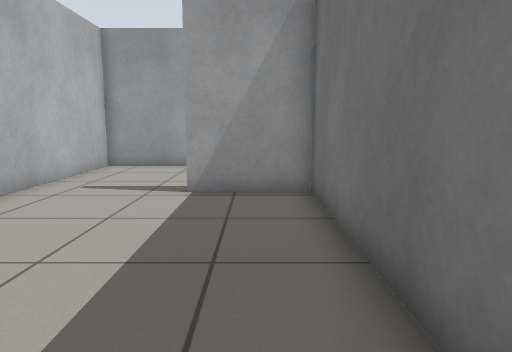
[1] (above)

15 first-person views from a walk through a Gazebo world. The camera is 0.78 m above the floor, tilts 8° down and sees 70° across. The floor is counted in squares, 0.5 m on a side. Each view is taken from the middle of a square. On the plan, view 1 faces up. The plan holds only what a view shows up to about 16 squares ahead; the rest is blank.

[2]
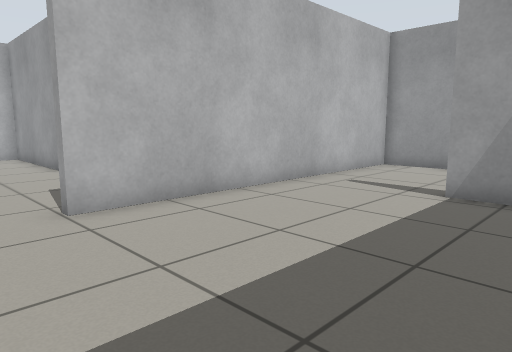

[3]
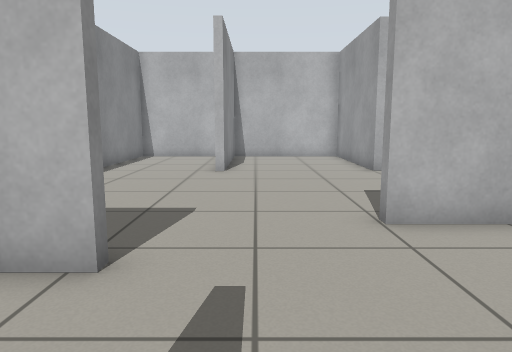

[4]
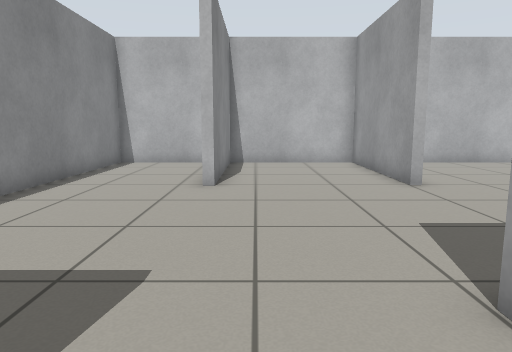

[5]
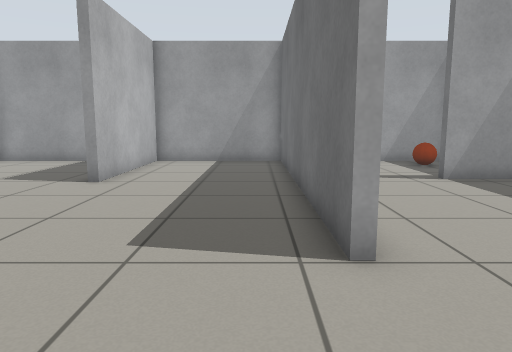

[6]
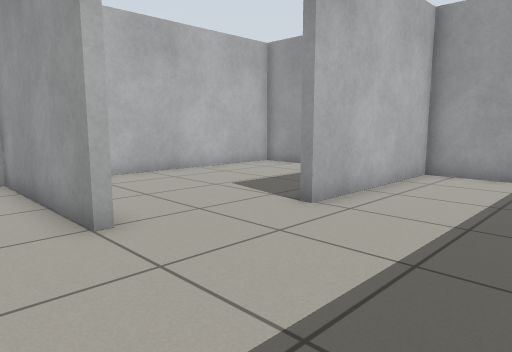

[7]
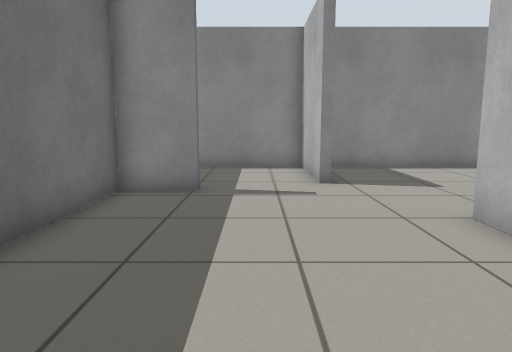

[8]
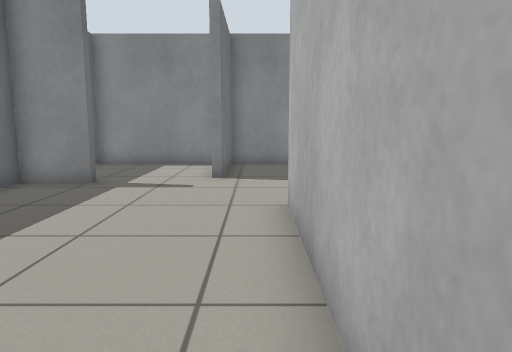

[9]
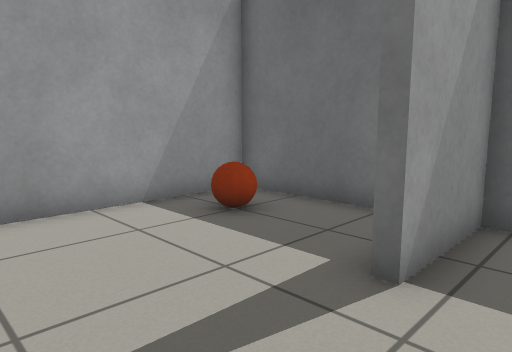

[10]
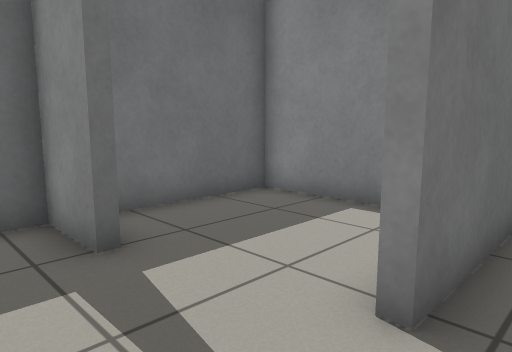

[11]
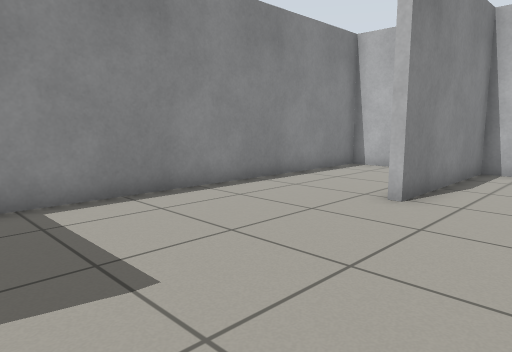

[12]
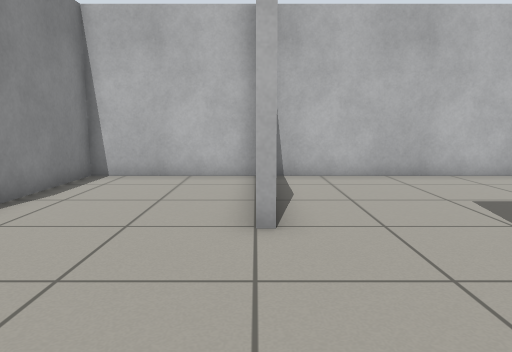

[13]
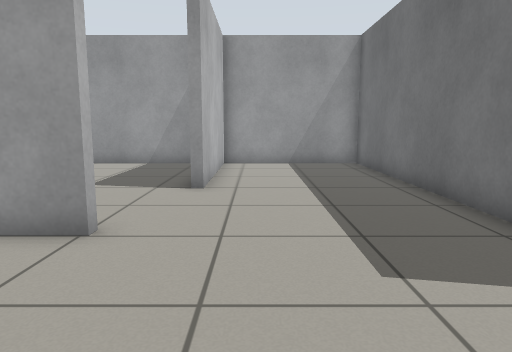

[14]
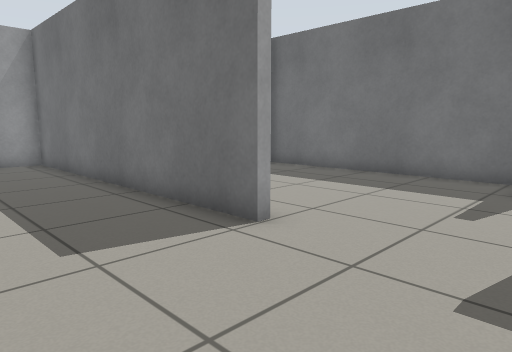

[15]
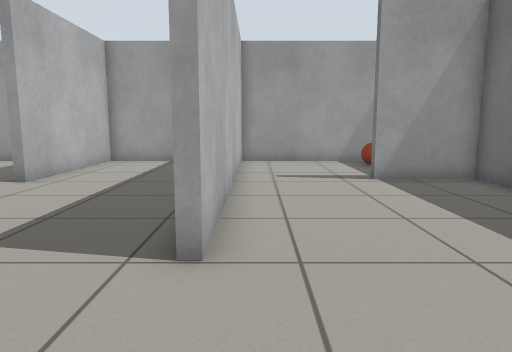

### Floor plan
Points are (right, up) in squares from view 1. A wall is a line through its corners. A room is listed if a view was taken in it or the views show most of it. See-through windows are left out.
Room 1 (views 1, 2, 3, 4, 7, 9, 11)
walls: (-0.6, -0.7) (1.3, -0.7) (1.3, 8.4) (-1.6, 8.4); (-4, -1.7) (-3.7, -1.7) (-3.7, -5.6) (1.3, -5.6) (1.3, -1.7); (-5.6, 8.4) (-5.6, 2)
ways out: opening at (-4.2, 0.5) to room 2; opening at (-3.5, 9) to room 3
Room 2 (views 5, 6, 10, 12, 13, 14, 15)
walls: (-12.2, 4) (-18.1, 4) (-18.1, -1.1) (-12.2, -1.1); (-5.6, 2) (-5.9, 2) (-5.9, 13.8) (-11.3, 13.8) (-11.3, 7.9); (-18.1, -2.1) (-18.1, -5.6) (-4, -5.6) (-4, -1.7)
ways out: opening at (-4.2, 0.5) to room 1; opening at (-12.3, 6) to room 4
Room 3 (view 8)
walls: (1.3, 10.1) (1.3, 13.8) (-5.6, 13.8) (-5.6, 8.4)
ways out: opening at (-3.5, 9) to room 1
objects: orange ball (-1, 12) to (0, 12)
Room 4 (no view inside)
walls: (-12.6, 13.8) (-18.1, 13.8) (-18.1, 4.6)
ways out: opening at (-12.3, 6) to room 2

Positions as (right, up) in squares from view 1, and headings:
1: (0, 0), facing up
2: (1, 0), facing up-left
3: (0, 0), facing left
4: (-3, 0), facing left
5: (-7, -2), facing up
6: (-7, 2), facing up-left
7: (-2, 8), facing down
8: (-5, 9), facing down
9: (-5, 7), facing up-right
10: (-5, 1), facing down-right
11: (-5, 2), facing down-left
12: (-7, 4), facing left
13: (-10, -1), facing up
14: (-10, -2), facing up-right
15: (-5, -2), facing up
